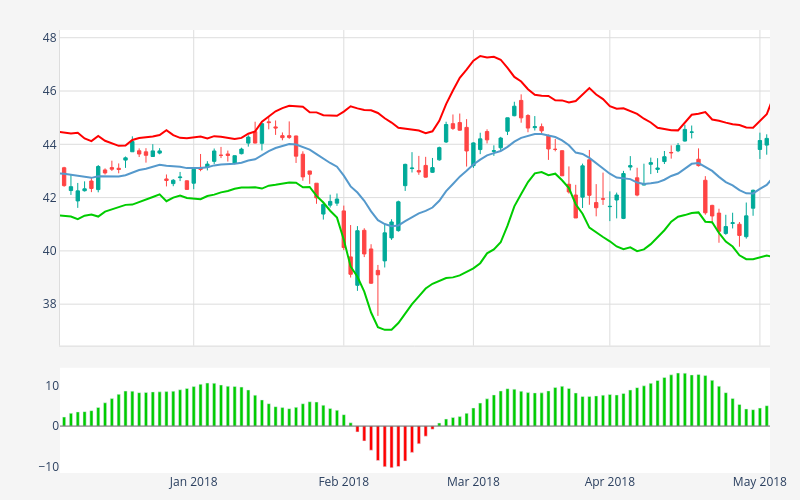

Notebook cell for this chart:
### Code cell
fig = sub.make_subplots(
    figure=go.Figure(layout=layout),
    rows=2,
    cols=1,
    shared_xaxes=True,
    shared_yaxes=False,
    vertical_spacing=0.05,
    row_heights=[0.75, 0.25],
    subplot_titles=["Price", "Indicators"],
)

fig.add_trace(price, 1, 1)

# Parabolic SAR
# md["indi"] = talib.SAR(md["High"], md["Low"], acceleration=0.03, maximum=0.2)

# md["indi"] = talib.KAMA(md["Close"])
# md["trix"] = talib.TRIX(md["Close"], timeperiod=10)

# ATR
md["atr"] = talib.ATR(md["High"], md["Low"], md["Close"], timeperiod=5)

md["ema1"] = talib.MA(md["Close"], timeperiod=14, matype=1)
md["ema2"] = talib.MA(md["Close"], timeperiod=14, matype=0)
md["ema"] = (md["ema1"] + md["ema2"]) / 2

md["stdev"] = talib.STDDEV(md["Close"], timeperiod=20, nbdev=1)

ind = md[["atr", "stdev"]].max(axis=1)

md["top"] = md["ema"] + 2 * ind
md["bottom"] = md["ema"] - 2 * ind



line_m = dict(width=2, color='#59c')
fig.add_trace(go.Scatter(x=md.index, y=md["ema"], fill=None, line=line_m))

# line_m = dict(width=2, color='#666')
# mmm = md["ema"] + 2 * md["atr"]
# fig.add_trace(go.Scatter(x=md.index, y=mmm, fill=None, line=line_m))


# aroondown, aroonup = talib.AROON(md["High"], md["Low"], timeperiod=14)
# macd, macdsignal, macdhist = talib.MACD(md["Close"], fastperiod=12, slowperiod=26, signalperiod=9)
# ind = macd
# ind = talib.STDDEV(md["Close"], timeperiod=10, nbdev=1)


# Вот это похоже на RANGE STRENGTH
# ind = talib.CCI(md["High"], md["Low"], md["Close"], timeperiod=40)
# ind = talib.DX(md["High"], md["Low"], md["Close"], timeperiod=50)


ind = 24 - talib.ADX(md["High"], md["Low"], md["Close"], timeperiod=14)
ind_smooth = talib.MA(ind, timeperiod=2, matype=0)


ind_color = np.where(ind_smooth < 0, 'red', '#0c0')


line_m = dict(width=2, color='#f50')
# fig.add_trace(go.Scatter(x=md.index, y=ind_smooth, fill=None, line=line_m), row=2, col=1)
bars = go.Bar(x=md.index, y=ind_smooth, marker_color=ind_color, width=40000000)
fig.add_trace(bars, row=2, col=1)


# BB
# bb_u, bb_m, bb_l = talib.BBANDS(md['Close'], timeperiod=10, nbdevup=3, nbdevdn=3)
# line = dict(width=0.5, color='#9b9')
# line_m = dict(width=2, color='#59c')
# fig.add_trace(go.Scatter(x=md.index, y=bb_m, fill=None, line=line_m))
# fig.add_trace(go.Scatter(x=md.index, y=bb_u, fill=None, line=line))
# fig.add_trace(go.Scatter(x=md.index, y=bb_l, fill='tonexty', line=line))


# СИГНАЛЫ
sig = talib.CDLHAMMER(
    open=md['Open'],
    high=md['High'],
    low=md['Low'],
    close=md['Close'],
)
annotations = []
for dt, value in sig.items():
    if value > 0:
        annotations.append({
            "x": dt,
            "y": md.loc[dt]["Close"],
            "text": len(annotations) + 1,
        })
fig.update_layout(annotations=annotations)


# Убрать дыры в оси X
fig.update_xaxes(
    range=['2017-12-03 09:30:00-04:00', '2018-05-03 11:30:00-04:00'],
    # range=['2020-06-16 09:30:00-04:00', '2020-10-16 11:30:00-04:00'],
    rangeslider_visible=False,
    rangebreaks=[
        dict(bounds=["sat", "mon"]),  # hide weekends
        # dict(bounds=[16, 9.5], pattern="hour"),  # hide extra hours
        dict(values=[
            "2017-12-25",
            "2018-01-01",
            "2018-01-15",
            "2018-02-19",
            "2018-03-30",
        ])  # hide holidays
    ]
)

fig.update_yaxes(
    fixedrange=True,
    # range=[33, 48],
    row=1,
)


# Индикатор на графике цены
indicator = go.Scatter(
    x=md.index,
    y=md["top"],
    mode="lines",
    line=dict(color="red", width=2),
)
fig.add_trace(indicator, 1, 1)
indicator = go.Scatter(
    x=md.index,
    y=md["bottom"],
    mode="lines",
    line=dict(color="#0c0", width=2),
)
fig.add_trace(indicator, 1, 1)

# BAR
# bars = go.Bar(x)

# Индикатор на отдельном графике
# indicator = go.Scatter(
#     x=md.index,
#     y=ind,
#     mode="lines",
#     line=dict(color="blue", width=1),
#     marker=dict(color="black", size=2),
# )
# fig.add_trace(indicator, 2, 1)
# fig.update_yaxes(
#     fixedrange=True,
#     # range=[0, 2],
#     row=2,
# )
# Оформление индикатора
fig.add_hline(y=0, line=dict(color="#666", width=1), row=2)
# fig.add_hline(y=0.3, line=dict(color="blue", width=1), row=2)
# fig.add_hline(y=-0.3, line=dict(color="red", width=1), row=2)
# fig.add_hrect(y0=0, y1=20, line_width=0, fillcolor="green", opacity=0.1, row=2)
# fig.add_hrect(y0=0, y1=-20, line_width=0, fillcolor="red", opacity=0.1, row=2)

fig.show(config={"displayModeBar": False, "showTips": False})

### Figure 1 — Plotly figure (JSON) as saved in the notebook; plotly's stock layout.template omitted (floating-point values rounded to 4 significant figures; data arrays with more than 128 entries replaced by an {"elided": "..."} marker saying what was removed)
{"data": [{"close": {"elided": "173 float values"}, "decreasing": {"fillcolor": "#f44", "line": {"color": "#f44", "width": 1}}, "high": {"elided": "173 float values"}, "hoverinfo": "skip", "increasing": {"fillcolor": "#0a9", "line": {"color": "#0a9", "width": 1}}, "low": {"elided": "173 float values"}, "open": {"elided": "173 float values"}, "type": "candlestick", "x": {"elided": "173 str values"}, "xaxis": "x", "yaxis": "y"}, {"line": {"color": "#59c", "width": 2}, "type": "scatter", "x": {"elided": "173 str values"}, "y": {"elided": "173 float values"}}, {"marker": {"color": {"elided": "173 str values"}}, "type": "bar", "width": 40000000, "x": {"elided": "173 str values"}, "xaxis": "x2", "y": {"elided": "173 float values"}, "yaxis": "y2"}, {"line": {"color": "red", "width": 2}, "mode": "lines", "type": "scatter", "x": {"elided": "173 str values"}, "xaxis": "x", "y": {"elided": "173 float values"}, "yaxis": "y"}, {"line": {"color": "#0c0", "width": 2}, "mode": "lines", "type": "scatter", "x": {"elided": "173 str values"}, "xaxis": "x", "y": {"elided": "173 float values"}, "yaxis": "y"}], "layout": {"annotations": [{"font": {"size": 16}, "showarrow": false, "text": "1", "x": "2018-05-08T00:00:00", "xanchor": "center", "xref": "paper", "y": 46.51, "yanchor": "bottom", "yref": "paper"}, {"font": {"size": 16}, "showarrow": false, "text": "1", "x": "2018-05-08T00:00:00", "xanchor": "center", "xref": "paper", "y": 46.51, "yanchor": "bottom", "yref": "paper"}], "autosize": false, "height": 500, "margin": {"b": 10, "l": 60, "r": 30, "t": 30}, "paper_bgcolor": "#f5f5f5", "plot_bgcolor": "#fff", "shapes": [{"line": {"color": "#666", "width": 1}, "type": "line", "x0": 0, "x1": 1, "xref": "x2 domain", "y0": 0, "y1": 0, "yref": "y2"}], "showlegend": false, "width": 800, "xaxis": {"anchor": "y", "domain": [0, 1], "fixedrange": true, "gridcolor": "#ddd", "linecolor": "#ddd", "matches": "x2", "range": ["2017-12-03 09:30:00-04:00", "2018-05-03 11:30:00-04:00"], "rangebreaks": [{"bounds": ["sat", "mon"]}, {"values": ["2017-12-25", "2018-01-01", "2018-01-15", "2018-02-19", "2018-03-30"]}], "rangeslider": {"visible": false}, "showgrid": true, "showticklabels": false}, "xaxis2": {"anchor": "y2", "domain": [0, 1], "range": ["2017-12-03 09:30:00-04:00", "2018-05-03 11:30:00-04:00"], "rangebreaks": [{"bounds": ["sat", "mon"]}, {"values": ["2017-12-25", "2018-01-01", "2018-01-15", "2018-02-19", "2018-03-30"]}], "rangeslider": {"visible": false}}, "yaxis": {"anchor": "x", "domain": [0.2875, 1.0], "fixedrange": true, "gridcolor": "#ddd", "linecolor": "#ddd", "showgrid": true}, "yaxis2": {"anchor": "x2", "domain": [0, 0.2375]}}}
